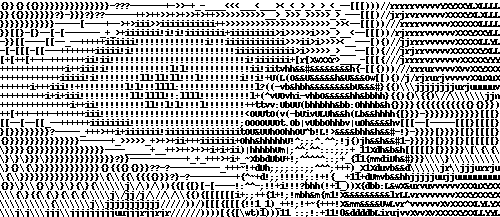
#> input picture src/com/kxw/gif/Cache/torres-0.png, 500 x 217 px; its folder holds only this picture in this run
$ python gif2ascii.py --file Cache/torres-0.png
#> lines starting #> are read from the running program, lines starting #| are printed output that depends on the picture
#!/user/bin/env python
# _*_ coding:utf-8 _*_
# Filename: gif2ascii.py
# Time: 2018-12-07 14:47:36
# Created by 2048K, kairan2048@163.com
# https://www.jianshu.com/p/abcc7955ade0
# https://github.com/zeamonk/funny-python

# cd src/com/kxw/gif
# python3 gif2ascii.py --file torres.gif --isgray TRUE

# pip3 install imageio


import os, sys
import imageio
import argparse
from PIL import Image, ImageDraw, ImageFont


def gif2png(fileName, asciiChar, font, isgray, scale):
    ''' 将GIF拆分，并将每一帧处理成字符画
    fileName: GIF文件
    asciiChar: 灰度值对应的字符串
    font: ImageFont对象
    isgray: 是否生成黑白动图
    scale: 缩放比例
    '''
#> called with fileName = 'Cache/torres-0.png', isgray = False, scale = 1
    im = Image.open(fileName)  # GIF文件打开为一个序列
#> im is the input picture: PIL image 500x217 RGB; values 50 (black) and 255 (white), 69.7% white; black in thin lines or dots
    path = os.getcwd()
    # Cache文件用以保存拆分后的图片和生成的字符画
    if (not os.path.exists(path + "/Cache")):
        os.mkdir(path + "/Cache")
    os.chdir(path + "/Cache")
    # 清空Cache文件夹下的内容，防止多次运行时被之前的文件影响
    for f in os.listdir(path + "/Cache"):
        os.remove(f)
    # GIF打开后的序列通过tell返回每一帧的索引，超出索引范围后抛出异常
    try:
        while 1:
            current = im.tell()
#> current = 0
            name = fileName.split('.')[0] + '-' + str(current) + '.png'
#> name = 'Cache/torres-0-0.png'
            im.save(name)  # 保存每一帧图片
            # 将每一帧处理为字符画
            img2ascii(name, asciiChar, font, isgray, scale)
            im.seek(current + 1)  # 继续处理下一帧
    except:
        os.chdir(path)


# 将不同的灰度值映射为ASCII字符
def get_char(asciiChar, r, g, b):
    # if alpha == 0:
    #     return ''
    length = len(asciiChar)
    gray = int(0.2126 * r + 0.7152 * g + 0.0722 * b)
    return asciiChar[int(gray / (256 / length))]


# 将图片处理成字符画
def img2ascii(img, asciiChar, font, isgray, scale):
#> called with img = 'Cache/torres-0-0.png', isgray = False, scale = 1
    scale = scale
    im = Image.open(img).convert('RGB')  # 注意，此处需要先将图片转换为RGB模式
    # 设定处理后的字符画大小，需要为整型
    raw_width = int(im.width * scale)
#> raw_width = 500
    raw_height = int(im.height * scale)
#> raw_height = 217
    # 获取设定的字体的尺寸，ImageFont默认的尺寸大小为6x11，其他字体会有所不同
    # 此处使用的字体为truetype字体，大小为10px
    font_x, font_y = font.getsize(' ')
    # 确定单元的大小
    block_x = int(font_x * scale)
    block_y = int(font_y * scale)
    # 确定长宽各有几个单元
    w = int(raw_width / block_x)
#> w = 166
    h = int(raw_height / block_y)
#> h = 21
    # 将每个单元缩小为一个像素
    im = im.resize((w, h), Image.NEAREST)
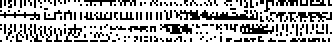
#> im: PIL image 166x21 RGB (shown 2 times larger); values 50 (black) and 255 (white), 68.6% white; black in thin lines or dots
    # txts和colors分别存储对应块的ASCII字符和RGB值
    txts = []
    colors = []
    for i in range(h):
        line = ''
        lineColor = []
        for j in range(w):
            pixel = im.getpixel((j, i))
            lineColor.append((pixel[0], pixel[1], pixel[2]))
            # if len(pixel) == 3:
            line += get_char(asciiChar, pixel[0], pixel[1], pixel[2])
            # if len(pixel) == 4:
            #     line += get_char(asciiChar, pixel[0], pixel[1], pixel[2], pixel[3])
        txts.append(line)
        colors.append(lineColor)
    # 创建新画布
    im_txt = Image.new("RGB", (raw_width, raw_height), (255, 255, 255))
#> im_txt: PIL image 500x217 RGB; every value is 255
    # 创建ImageDraw对象以写入ASCII
    draw_handle = ImageDraw.Draw(im_txt)
    for j in range(len(txts)):
        for i in range(len(txts[0])):
            if isgray:
                draw_handle.text((i * block_x, j * block_y), txts[j][i], (50, 50, 50))
            else:
                draw_handle.text((i * block_x, j * block_y), txts[j][i], colors[j][i])
#> this loop made 21 passes
    im_txt.save(img)
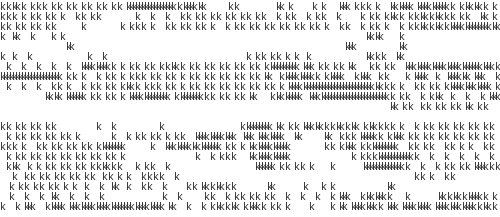
#> saved as torres-0-0.png: PIL image 500x217 RGB; min 52, max 255, mean 227


# 读取Cache文件夹下的文件，合成GIF动画
def png2gif(dir_name, duration):
    path = os.getcwd()
    os.chdir(dir_name)
    dirs = os.listdir()
    images = []
    num = 0
    for d in dirs:
        images.append(imageio.imread(d))
        num += 1
    os.chdir(path)
#> (the run stopped early here; a loop or call above may not have finished)

$ run again, on src/com/kxw/gif/Cache/torres-12.png
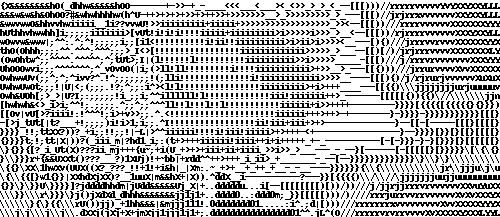
#> input picture src/com/kxw/gif/Cache/torres-12.png, 500 x 217 px
#> in gif2png, im is the input picture: PIL image 500x217 RGB; values 50 (black) and 255 (white), 70.6% white; black in thin lines or dots
#> current = 0
#> name = 'Cache/torres-12-0.png'
#> in img2ascii, `im = im.resize((w, h), Image.NEAREST)`:
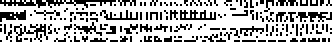
#> im: PIL image 166x21 RGB (shown 2 times larger); values 50 (black) and 255 (white), 68.7% white; black in thin lines or dots
#> im_txt: PIL image 500x217 RGB; every value is 255
#> the loop in img2ascii, `for j in range(len(txts)):` made 21 passes
#> in img2ascii, `im_txt.save(img)`:
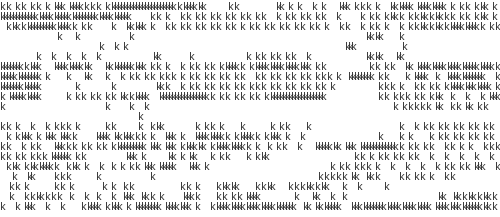
#> saved as torres-12-0.png: PIL image 500x217 RGB; min 52, max 255, mean 227.3
